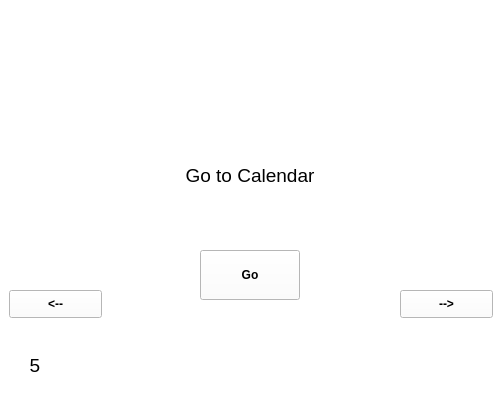
<?xml version="1.0" encoding="UTF-8"?>
<ui version="4.0">
 <class>Form</class>
 <widget class="QWidget" name="Form">
  <property name="geometry">
   <rect>
    <x>0</x>
    <y>0</y>
    <width>500</width>
    <height>400</height>
   </rect>
  </property>
  <property name="windowTitle">
   <string>Form</string>
  </property>
  <property name="styleSheet">
   <string notr="true">background-color: rgb(255, 255, 255);</string>
  </property>
  <widget class="QLabel" name="label">
   <property name="geometry">
    <rect>
     <x>10</x>
     <y>340</y>
     <width>50</width>
     <height>50</height>
    </rect>
   </property>
   <property name="font">
    <font>
     <pointsize>14</pointsize>
    </font>
   </property>
   <property name="text">
    <string>5</string>
   </property>
   <property name="alignment">
    <set>Qt::AlignCenter</set>
   </property>
  </widget>
  <widget class="QLabel" name="label_3">
   <property name="geometry">
    <rect>
     <x>0</x>
     <y>150</y>
     <width>500</width>
     <height>50</height>
    </rect>
   </property>
   <property name="font">
    <font>
     <pointsize>14</pointsize>
    </font>
   </property>
   <property name="text">
    <string>Go to Calendar</string>
   </property>
   <property name="alignment">
    <set>Qt::AlignCenter</set>
   </property>
  </widget>
  <widget class="QPushButton" name="pushButton">
   <property name="geometry">
    <rect>
     <x>400</x>
     <y>290</y>
     <width>93</width>
     <height>28</height>
    </rect>
   </property>
   <property name="font">
    <font>
     <weight>75</weight>
     <bold>true</bold>
    </font>
   </property>
   <property name="text">
    <string>--&gt;</string>
   </property>
  </widget>
  <widget class="QPushButton" name="pushButton_3">
   <property name="geometry">
    <rect>
     <x>9</x>
     <y>290</y>
     <width>93</width>
     <height>28</height>
    </rect>
   </property>
   <property name="font">
    <font>
     <weight>75</weight>
     <bold>true</bold>
    </font>
   </property>
   <property name="text">
    <string>&lt;--</string>
   </property>
  </widget>
  <widget class="QPushButton" name="pushButton_2">
   <property name="geometry">
    <rect>
     <x>200</x>
     <y>250</y>
     <width>100</width>
     <height>50</height>
    </rect>
   </property>
   <property name="font">
    <font>
     <weight>75</weight>
     <bold>true</bold>
    </font>
   </property>
   <property name="text">
    <string>Go</string>
   </property>
  </widget>
 </widget>
 <resources/>
 <connections/>
</ui>
